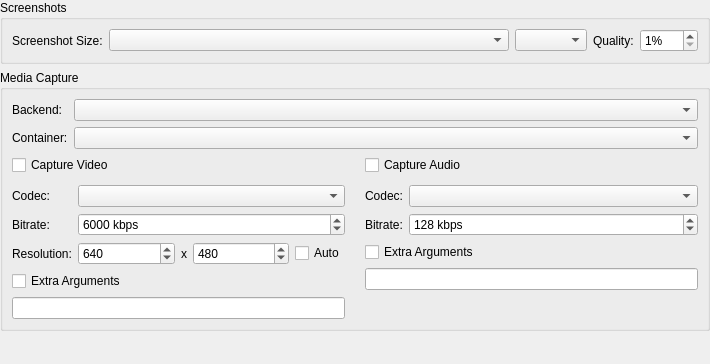
<?xml version="1.0" encoding="UTF-8"?>
<ui version="4.0">
 <class>CaptureSettingsWidget</class>
 <widget class="QWidget" name="CaptureSettingsWidget">
  <property name="geometry">
   <rect>
    <x>0</x>
    <y>0</y>
    <width>710</width>
    <height>364</height>
   </rect>
  </property>
  <property name="windowTitle">
   <string>Form</string>
  </property>
  <layout class="QVBoxLayout" name="verticalLayout">
   <property name="leftMargin">
    <number>0</number>
   </property>
   <property name="topMargin">
    <number>0</number>
   </property>
   <property name="rightMargin">
    <number>0</number>
   </property>
   <property name="bottomMargin">
    <number>0</number>
   </property>
   <item>
    <widget class="QGroupBox" name="groupBox_10">
     <property name="title">
      <string>Screenshots</string>
     </property>
     <layout class="QGridLayout" name="gridLayout_15" columnstretch="0,1">
      <item row="0" column="0">
       <widget class="QLabel" name="label_21">
        <property name="text">
         <string>Screenshot Size:</string>
        </property>
       </widget>
      </item>
      <item row="0" column="1">
       <layout class="QHBoxLayout" name="horizontalLayout_5" stretch="1,0,0,0">
        <item>
         <widget class="QComboBox" name="screenshotSize"/>
        </item>
        <item>
         <widget class="QComboBox" name="screenshotFormat"/>
        </item>
        <item>
         <widget class="QLabel" name="label_44">
          <property name="text">
           <string>Quality:</string>
          </property>
         </widget>
        </item>
        <item>
         <widget class="QSpinBox" name="screenshotQuality">
          <property name="suffix">
           <string>%</string>
          </property>
          <property name="minimum">
           <number>1</number>
          </property>
          <property name="maximum">
           <number>100</number>
          </property>
         </widget>
        </item>
       </layout>
      </item>
     </layout>
    </widget>
   </item>
   <item>
    <widget class="QGroupBox" name="captureTabGroupBox">
     <property name="title">
      <string>Media Capture</string>
     </property>
     <layout class="QGridLayout" name="gridLayout_16" columnstretch="0,1">
      <item row="0" column="0">
       <widget class="QLabel" name="label_2">
        <property name="text">
         <string>Backend:</string>
        </property>
       </widget>
      </item>
      <item row="0" column="1">
       <widget class="QComboBox" name="mediaCaptureBackend"/>
      </item>
      <item row="1" column="0">
       <widget class="QLabel" name="captureContainerLabel">
        <property name="text">
         <string>Container:</string>
        </property>
       </widget>
      </item>
      <item row="1" column="1">
       <widget class="QComboBox" name="captureContainer"/>
      </item>
      <item row="2" column="0" colspan="2">
       <layout class="QGridLayout" name="captureOptionLayout">
        <property name="horizontalSpacing">
         <number>20</number>
        </property>
        <property name="verticalSpacing">
         <number>10</number>
        </property>
        <item row="1" column="1">
         <widget class="QWidget" name="audioCaptureOptions" native="true">
          <layout class="QGridLayout" name="gridLayout_20" columnstretch="0,1">
           <property name="leftMargin">
            <number>0</number>
           </property>
           <property name="topMargin">
            <number>0</number>
           </property>
           <property name="rightMargin">
            <number>0</number>
           </property>
           <property name="bottomMargin">
            <number>0</number>
           </property>
           <item row="0" column="1">
            <widget class="QComboBox" name="audioCaptureCodec"/>
           </item>
           <item row="1" column="0">
            <widget class="QLabel" name="audioCaptureBitrateLabel">
             <property name="text">
              <string>Bitrate:</string>
             </property>
            </widget>
           </item>
           <item row="1" column="1">
            <widget class="QSpinBox" name="audioCaptureBitrate">
             <property name="suffix">
              <string> kbps</string>
             </property>
             <property name="minimum">
              <number>16</number>
             </property>
             <property name="maximum">
              <number>2048</number>
             </property>
             <property name="singleStep">
              <number>1</number>
             </property>
             <property name="value">
              <number>128</number>
             </property>
            </widget>
           </item>
           <item row="2" column="0" colspan="2">
            <widget class="QCheckBox" name="enableAudioCaptureArguments">
             <property name="text">
              <string>Extra Arguments</string>
             </property>
            </widget>
           </item>
           <item row="3" column="0" colspan="2">
            <widget class="QLineEdit" name="audioCaptureArguments"/>
           </item>
           <item row="0" column="0">
            <widget class="QLabel" name="audioCaptureCodecLabel">
             <property name="text">
              <string>Codec:</string>
             </property>
            </widget>
           </item>
           <item row="4" column="0" colspan="2">
            <spacer name="verticalSpacer_8">
             <property name="orientation">
              <enum>Qt::Orientation::Vertical</enum>
             </property>
             <property name="sizeHint" stdset="0">
              <size>
               <width>0</width>
               <height>0</height>
              </size>
             </property>
            </spacer>
           </item>
          </layout>
         </widget>
        </item>
        <item row="0" column="1">
         <widget class="QCheckBox" name="enableAudioCapture">
          <property name="text">
           <string>Capture Audio</string>
          </property>
         </widget>
        </item>
        <item row="1" column="0">
         <widget class="QWidget" name="videoCaptureOptions" native="true">
          <layout class="QGridLayout" name="gridLayout_19" columnstretch="0,1">
           <property name="leftMargin">
            <number>0</number>
           </property>
           <property name="topMargin">
            <number>0</number>
           </property>
           <property name="rightMargin">
            <number>0</number>
           </property>
           <property name="bottomMargin">
            <number>0</number>
           </property>
           <item row="0" column="0">
            <widget class="QLabel" name="videoCaptureCodecLabel">
             <property name="text">
              <string>Codec:</string>
             </property>
            </widget>
           </item>
           <item row="0" column="1">
            <widget class="QComboBox" name="videoCaptureCodec"/>
           </item>
           <item row="1" column="0">
            <widget class="QLabel" name="videoCaptureBitrateLabel">
             <property name="text">
              <string>Bitrate:</string>
             </property>
            </widget>
           </item>
           <item row="1" column="1">
            <widget class="QSpinBox" name="videoCaptureBitrate">
             <property name="suffix">
              <string extracomment="Unit that will appear next to a number. Alter the space or whatever is needed before the text depending on your language."> kbps</string>
             </property>
             <property name="minimum">
              <number>100</number>
             </property>
             <property name="maximum">
              <number>100000</number>
             </property>
             <property name="singleStep">
              <number>100</number>
             </property>
             <property name="value">
              <number>6000</number>
             </property>
            </widget>
           </item>
           <item row="2" column="0">
            <widget class="QLabel" name="videoCaptureResolutionLabel">
             <property name="text">
              <string>Resolution:</string>
             </property>
            </widget>
           </item>
           <item row="2" column="1">
            <layout class="QHBoxLayout" name="videoCaptureSizeLayout" stretch="1,0,1,0">
             <item>
              <widget class="QSpinBox" name="videoCaptureWidth">
               <property name="minimum">
                <number>320</number>
               </property>
               <property name="maximum">
                <number>32768</number>
               </property>
               <property name="singleStep">
                <number>16</number>
               </property>
               <property name="value">
                <number>640</number>
               </property>
              </widget>
             </item>
             <item>
              <widget class="QLabel" name="xLabel">
               <property name="text">
                <string>x</string>
               </property>
              </widget>
             </item>
             <item>
              <widget class="QSpinBox" name="videoCaptureHeight">
               <property name="minimum">
                <number>240</number>
               </property>
               <property name="maximum">
                <number>32768</number>
               </property>
               <property name="singleStep">
                <number>16</number>
               </property>
               <property name="value">
                <number>480</number>
               </property>
              </widget>
             </item>
             <item>
              <widget class="QCheckBox" name="videoCaptureResolutionAuto">
               <property name="text">
                <string>Auto</string>
               </property>
              </widget>
             </item>
            </layout>
           </item>
           <item row="3" column="0" colspan="2">
            <widget class="QCheckBox" name="enableVideoCaptureArguments">
             <property name="text">
              <string>Extra Arguments</string>
             </property>
            </widget>
           </item>
           <item row="4" column="0" colspan="2">
            <widget class="QLineEdit" name="videoCaptureArguments"/>
           </item>
          </layout>
         </widget>
        </item>
        <item row="0" column="0">
         <widget class="QCheckBox" name="enableVideoCapture">
          <property name="text">
           <string>Capture Video</string>
          </property>
         </widget>
        </item>
       </layout>
      </item>
     </layout>
    </widget>
   </item>
   <item>
    <spacer name="verticalSpacer_7">
     <property name="orientation">
      <enum>Qt::Orientation::Vertical</enum>
     </property>
     <property name="sizeHint" stdset="0">
      <size>
       <width>20</width>
       <height>1</height>
      </size>
     </property>
    </spacer>
   </item>
  </layout>
 </widget>
 <resources/>
 <connections/>
</ui>
